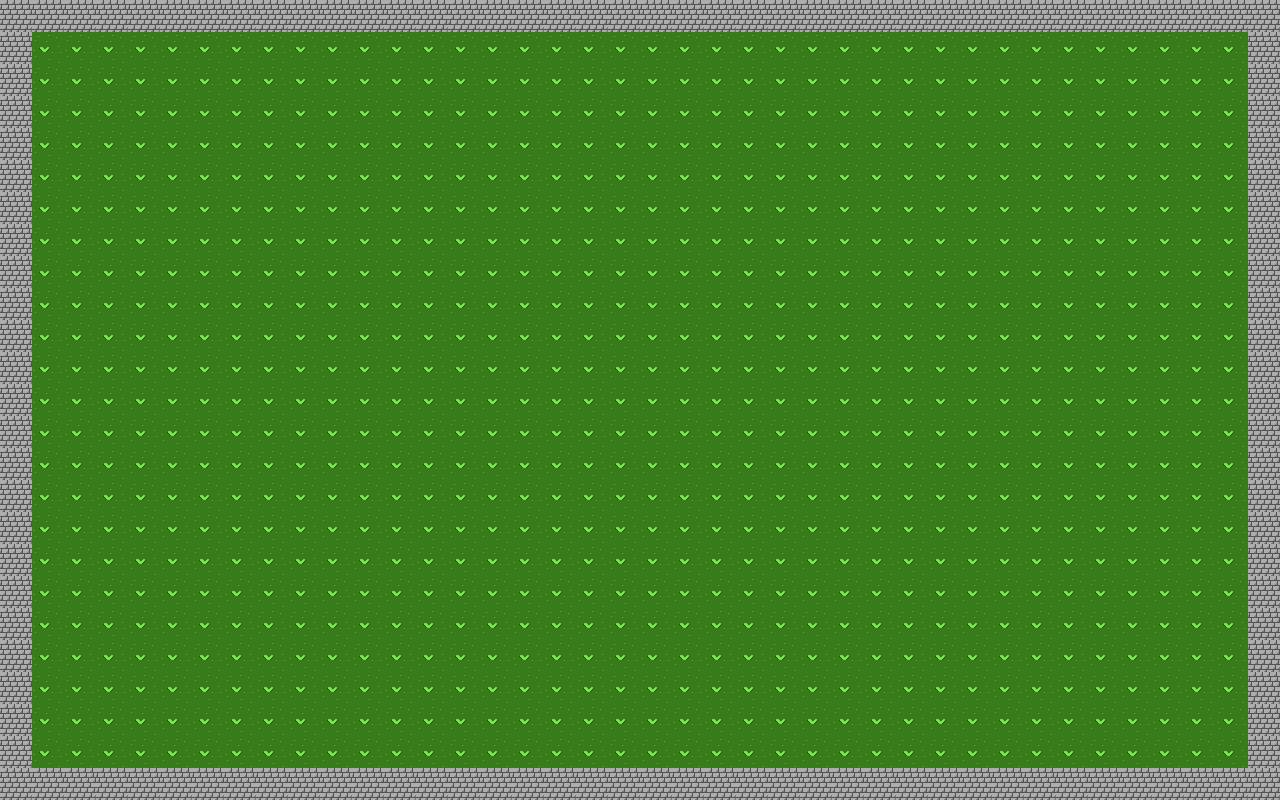

A level layout from a 2D game, rendered from its tile map. Below: a short description, then the map file with its tile-grid data intact:
An orthogonal 40x25 tile map with 32x32 px tiles, 1 tile layer (Tile Layer 1), 2 tilesets and 5 objects (portal_to_town).

<map version="1.10" tiledversion="1.12.2" orientation="orthogonal" renderorder="right-down" width="40" height="25" tilewidth="32" tileheight="32" infinite="0" nextlayerid="8" nextobjectid="25">
 <tileset firstgid="1" name="grass" tilewidth="32" tileheight="32" tilecount="1" columns="1">
  <image source="../tilesets/grass.png" width="32" height="32" />
 </tileset>
 <tileset firstgid="2" source="../tilesets/wall.tsx" />
 <layer id="1" name="Tile Layer 1" width="40" height="25">
  <data encoding="csv">
2,2,2,2,2,2,2,2,2,2,2,2,2,2,2,2,2,2,2,2,2,2,2,2,2,2,2,2,2,2,2,2,2,2,2,2,2,2,2,2,
2,1,1,1,1,1,1,1,1,1,1,1,1,1,1,1,1,1,1,1,1,1,1,1,1,1,1,1,1,1,1,1,1,1,1,1,1,1,1,2,
2,1,1,1,1,1,1,1,1,1,1,1,1,1,1,1,1,1,1,1,1,1,1,1,1,1,1,1,1,1,1,1,1,1,1,1,1,1,1,2,
2,1,1,1,1,1,1,1,1,1,1,1,1,1,1,1,1,1,1,1,1,1,1,1,1,1,1,1,1,1,1,1,1,1,1,1,1,1,1,2,
2,1,1,1,1,1,1,1,1,1,1,1,1,1,1,1,1,1,1,1,1,1,1,1,1,1,1,1,1,1,1,1,1,1,1,1,1,1,1,2,
2,1,1,1,1,1,1,1,1,1,1,1,1,1,1,1,1,1,1,1,1,1,1,1,1,1,1,1,1,1,1,1,1,1,1,1,1,1,1,2,
2,1,1,1,1,1,1,1,1,1,1,1,1,1,1,1,1,1,1,1,1,1,1,1,1,1,1,1,1,1,1,1,1,1,1,1,1,1,1,2,
2,1,1,1,1,1,1,1,1,1,1,1,1,1,1,1,1,1,1,1,1,1,1,1,1,1,1,1,1,1,1,1,1,1,1,1,1,1,1,2,
2,1,1,1,1,1,1,1,1,1,1,1,1,1,1,1,1,1,1,1,1,1,1,1,1,1,1,1,1,1,1,1,1,1,1,1,1,1,1,2,
2,1,1,1,1,1,1,1,1,1,1,1,1,1,1,1,1,1,1,1,1,1,1,1,1,1,1,1,1,1,1,1,1,1,1,1,1,1,1,2,
2,1,1,1,1,1,1,1,1,1,1,1,1,1,1,1,1,1,1,1,1,1,1,1,1,1,1,1,1,1,1,1,1,1,1,1,1,1,1,2,
2,1,1,1,1,1,1,1,1,1,1,1,1,1,1,1,1,1,1,1,1,1,1,1,1,1,1,1,1,1,1,1,1,1,1,1,1,1,1,2,
2,1,1,1,1,1,1,1,1,1,1,1,1,1,1,1,1,1,1,1,1,1,1,1,1,1,1,1,1,1,1,1,1,1,1,1,1,1,1,2,
2,1,1,1,1,1,1,1,1,1,1,1,1,1,1,1,1,1,1,1,1,1,1,1,1,1,1,1,1,1,1,1,1,1,1,1,1,1,1,2,
2,1,1,1,1,1,1,1,1,1,1,1,1,1,1,1,1,1,1,1,1,1,1,1,1,1,1,1,1,1,1,1,1,1,1,1,1,1,1,2,
2,1,1,1,1,1,1,1,1,1,1,1,1,1,1,1,1,1,1,1,1,1,1,1,1,1,1,1,1,1,1,1,1,1,1,1,1,1,1,2,
2,1,1,1,1,1,1,1,1,1,1,1,1,1,1,1,1,1,1,1,1,1,1,1,1,1,1,1,1,1,1,1,1,1,1,1,1,1,1,2,
2,1,1,1,1,1,1,1,1,1,1,1,1,1,1,1,1,1,1,1,1,1,1,1,1,1,1,1,1,1,1,1,1,1,1,1,1,1,1,2,
2,1,1,1,1,1,1,1,1,1,1,1,1,1,1,1,1,1,1,1,1,1,1,1,1,1,1,1,1,1,1,1,1,1,1,1,1,1,1,2,
2,1,1,1,1,1,1,1,1,1,1,1,1,1,1,1,1,1,1,1,1,1,1,1,1,1,1,1,1,1,1,1,1,1,1,1,1,1,1,2,
2,1,1,1,1,1,1,1,1,1,1,1,1,1,1,1,1,1,1,1,1,1,1,1,1,1,1,1,1,1,1,1,1,1,1,1,1,1,1,2,
2,1,1,1,1,1,1,1,1,1,1,1,1,1,1,1,1,1,1,1,1,1,1,1,1,1,1,1,1,1,1,1,1,1,1,1,1,1,1,2,
2,1,1,1,1,1,1,1,1,1,1,1,1,1,1,1,1,1,1,1,1,1,1,1,1,1,1,1,1,1,1,1,1,1,1,1,1,1,1,2,
2,1,1,1,1,1,1,1,1,1,1,1,1,1,1,1,1,1,1,1,1,1,1,1,1,1,1,1,1,1,1,1,1,1,1,1,1,1,1,2,
2,2,2,2,2,2,2,2,2,2,2,2,2,2,2,2,2,2,2,2,2,2,2,2,2,2,2,2,2,2,2,2,2,2,2,2,2,2,2,2
</data>
 </layer>
 <objectgroup id="6" name="Collision" visible="0" locked="1">
  <object id="6" x="1258.67" y="18.6667" width="12" height="768" />
  <object id="7" x="16.6667" y="768.333" width="1230.67" height="18.6667" />
  <object id="8" x="2.66667" y="6.66667" width="15.3333" height="754.667" />
  <object id="9" x="33" y="1.66667" width="1223.33" height="22.6667" />
 </objectgroup>
 <objectgroup id="7" name="Interactions">
  <object id="12" name="portal_to_town" x="622.667" y="53.3333" width="65.3333" height="100" />
 </objectgroup>
</map>
